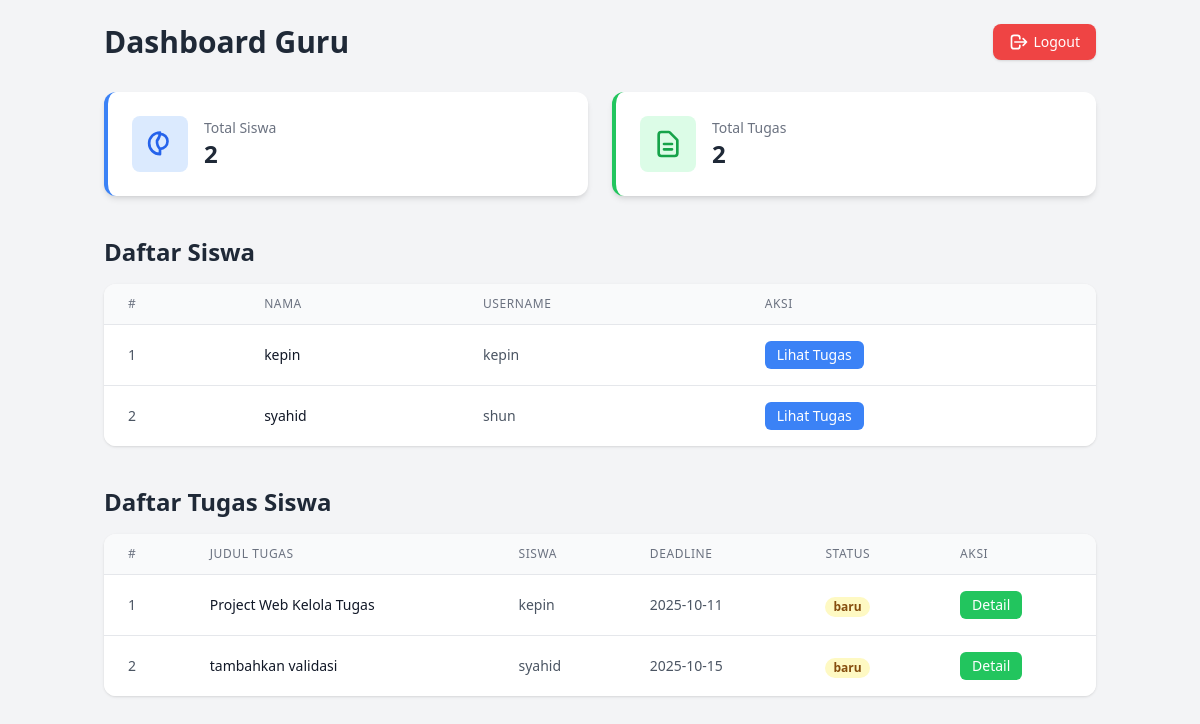
Screenshot of /routes/web.php?route=guru/dashboard (signed in) with the database file from the repository.
### tables this page shows
CREATE TABLE `users` (
  `user_id` int(11) NOT NULL,
  `username` varchar(50) NOT NULL,
  `password` varchar(255) NOT NULL,
  `nama_lengkap` varchar(100) NOT NULL,
  `role` enum('siswa','guru','admin') DEFAULT 'siswa',
  `created_at` timestamp NOT NULL DEFAULT current_timestamp()
);

CREATE TABLE `projects` (
  `project_id` int(11) NOT NULL,
  `user_id` int(11) NOT NULL,
  `judul` varchar(255) NOT NULL,
  `deskripsi` text DEFAULT NULL,
  `deadline` date DEFAULT NULL,
  `status` enum('baru','berjalan','selesai') NOT NULL DEFAULT 'baru',
  `tipe_tugas` varchar(50) NOT NULL,
  `created_at` timestamp NOT NULL DEFAULT current_timestamp()
);

### app/Controllers/GuruController.php (called while the page is built, shortened)
<?php
class GuruController {
    private $pdo;
    public function __construct($pdo) {
        $this->pdo = $pdo;
    }
    public function dashboard() {
        $users = $this->getAllSiswa();
        $projects = $this->getAllTugasSiswa();
        include __DIR__ . '/../../resources/views/guru/dashboard_guru.php';
    }
    public function getAllSiswa() {
        $stmt = $this->pdo->prepare("
            SELECT user_id AS id, nama_lengkap, username
            FROM users
            WHERE role = 'siswa'
            ORDER BY nama_lengkap ASC
        ");
        $stmt->execute();
        return $stmt->fetchAll(PDO::FETCH_ASSOC);
    }
    public function getAllTugasSiswa() {
        $stmt = $this->pdo->prepare("
            SELECT p.project_id AS id, p.judul, p.deadline, u.nama_lengkap AS nama_siswa, p.status, p.created_at
            FROM projects p
            JOIN users u ON p.user_id = u.user_id
            ORDER BY p.deadline ASC
        ");
        $stmt->execute();
        return $stmt->fetchAll(PDO::FETCH_ASSOC);
    }
}

### resources/views/guru/dashboard_guru.php (the view, shortened to what this page needs)
<?php
$users = $users ?? [];
$projects = $projects ?? [];
$totalSiswa = count($users);
$totalTugas = count($projects);
?>
<!DOCTYPE html>
<html lang="id">
<head>
    <script src="https://cdn.tailwindcss.com"></script>
</head>
<body class="bg-gray-100 min-h-screen">
<div class="container mx-auto px-4 py-6">
    <div class="flex justify-between items-center mb-8">
        <h1 class="text-3xl font-bold text-gray-800">Dashboard Guru</h1>
        <button onclick="openModal()"
                class="flex items-center px-4 py-2 bg-red-500 text-white text-sm font-medium rounded-lg hover:bg-red-600 transition shadow">
            <svg xmlns="http://www.w3.org/2000/svg" class="h-5 w-5 mr-1" fill="none" viewBox="0 0 24 24" stroke="currentColor">
                <path stroke-linecap="round" stroke-linejoin="round" stroke-width="2" d="M17 16l4-4m0 0l-4-4m4 4H7m6 4v1a3 3 0 01-3 3H6a3 3 0 01-3-3V7a3 3 0 013-3h4a3 3 0 013 3v1" />
            </svg>
            Logout
        </button>
    </div>
    <div class="grid grid-cols-1 md:grid-cols-2 gap-6 mb-10">
        <div class="bg-white rounded-xl shadow-md p-6 flex items-center space-x-4 border-l-4 border-blue-500">
            <div class="bg-blue-100 p-3 rounded-lg">
                <svg xmlns="http://www.w3.org/2000/svg" class="h-8 w-8 text-blue-600" fill="none" viewBox="0 0 24 24" stroke="currentColor">
                    <path stroke-linecap="round" stroke-linejoin="round" stroke-width="2" d="M12 4.354a4 4 0 110 11.292M12 19.646a8 8 0 110-16.292c0 2.368-.84 4.548-2.236 6.186a8.01 8.01 0 002.236 6.186z" />
                </svg>
            </div>
            <div>
                <p class="text-gray-500 text-sm">Total Siswa</p>
                <p class="text-2xl font-bold text-gray-800"><?= $totalSiswa ?></p>
            </div>
        </div>
        <div class="bg-white rounded-xl shadow-md p-6 flex items-center space-x-4 border-l-4 border-green-500">
            <div class="bg-green-100 p-3 rounded-lg">
            </div>
            <div>
                <p class="text-gray-500 text-sm">Total Tugas</p>
                <p class="text-2xl font-bold text-gray-800"><?= $totalTugas ?></p>
            </div>
        </div>
    </div>
    <div class="mb-10">
        <h2 class="text-2xl font-semibold text-gray-800 mb-4">Daftar Siswa</h2>
        <div class="bg-white rounded-xl shadow overflow-hidden">
            <?php if (!empty($users)): ?>
                <table class="min-w-full divide-y divide-gray-200">
                    <thead class="bg-gray-50">
                        <tr>
                            <th class="px-6 py-3 text-left text-xs font-medium text-gray-500 uppercase tracking-wider">#</th>
                            <th class="px-6 py-3 text-left text-xs font-medium text-gray-500 uppercase tracking-wider">Nama</th>
                            <th class="px-6 py-3 text-left text-xs font-medium text-gray-500 uppercase tracking-wider">Username</th>
                            <th class="px-6 py-3 text-left text-xs font-medium text-gray-500 uppercase tracking-wider">Aksi</th>
                        </tr>
                    </thead>
                    <tbody class="bg-white divide-y divide-gray-200">
                        <?php foreach ($users as $index => $user): ?>
                            <tr class="hover:bg-gray-50 transition">
                                <td class="px-6 py-4 whitespace-nowrap text-sm text-gray-600"><?= $index + 1 ?></td>
                                <td class="px-6 py-4 whitespace-nowrap text-sm font-medium text-gray-900"><?= htmlspecialchars($user['nama_lengkap']) ?></td>
                                <td class="px-6 py-4 whitespace-nowrap text-sm text-gray-600"><?= htmlspecialchars($user['username']) ?></td>
                                <td class="px-6 py-4 whitespace-nowrap">
                                    <a href="?route=guru/tugas/list&user_id=<?= $user['id'] ?>"
                                       class="inline-flex items-center px-3 py-1 bg-blue-500 text-white text-sm rounded-md hover:bg-blue-600 transition">
                                        Lihat Tugas
                                    </a>
                                </td>
                            </tr>
                        <?php endforeach; ?>
                    </tbody>
                </table>
            <?php else: ?>
                <div class="px-6 py-8 text-center text-gray-500">Belum ada siswa terdaftar.</div>
            <?php endif; ?>
        </div>
    </div>
    <div class="mb-10">
        <h2 class="text-2xl font-semibold text-gray-800 mb-4">Daftar Tugas Siswa</h2>
        <div class="bg-white rounded-xl shadow overflow-hidden">
            <?php if (!empty($projects)): ?>
                <table class="min-w-full divide-y divide-gray-200">
                    <thead class="bg-gray-50">
                        <tr>
                            <th class="px-6 py-3 text-left text-xs font-medium text-gray-500 uppercase tracking-wider">#</th>
                            <th class="px-6 py-3 text-left text-xs font-medium text-gray-500 uppercase tracking-wider">Judul Tugas</th>
                            <th class="px-6 py-3 text-left text-xs font-medium text-gray-500 uppercase tracking-wider">Siswa</th>
                            <th class="px-6 py-3 text-left text-xs font-medium text-gray-500 uppercase tracking-wider">Deadline</th>
                            <th class="px-6 py-3 text-left text-xs font-medium text-gray-500 uppercase tracking-wider">Status</th>
                            <th class="px-6 py-3 text-left text-xs font-medium text-gray-500 uppercase tracking-wider">Aksi</th>
                        </tr>
                    </thead>
                    <tbody class="bg-white divide-y divide-gray-200">
                        <?php foreach ($projects as $index => $proj): ?>
                            <tr class="hover:bg-gray-50 transition">
                                <td class="px-6 py-4 whitespace-nowrap text-sm text-gray-600"><?= $index + 1 ?></td>
                                <td class="px-6 py-4 whitespace-nowrap text-sm font-medium text-gray-900"><?= htmlspecialchars($proj['judul']) ?></td>
                                <td class="px-6 py-4 whitespace-nowrap text-sm text-gray-600"><?= htmlspecialchars($proj['nama_siswa']) ?></td>
                                <td class="px-6 py-4 whitespace-nowrap text-sm text-gray-600"><?= htmlspecialchars($proj['deadline']) ?></td>
                                <td class="px-6 py-4 whitespace-nowrap">
                                    <span class="px-2 inline-flex text-xs leading-5 font-semibold rounded-full
                                        <?= $proj['status'] === 'Selesai' ? 'bg-green-100 text-green-800' : 'bg-yellow-100 text-yellow-800' ?>">
                                        <?= htmlspecialchars($proj['status'] ?? 'Belum selesai') ?>
                                    </span>
                                </td>
                                <td class="px-6 py-4 whitespace-nowrap">
                                    <a href="?route=guru/tugas/detail&user_id=<?= $proj['user_id'] ?>&project_id=<?= $proj['id'] ?>"
                                       class="inline-flex items-center px-3 py-1 bg-green-500 text-white text-sm rounded-md hover:bg-green-600 transition">
                                        Detail
                                    </a>
                                </td>
                            </tr>
                        <?php endforeach; ?>
                    </tbody>
                </table>
            <?php else: ?>
                <div class="px-6 py-8 text-center text-gray-500">Belum ada tugas yang dikumpulkan.</div>
            <?php endif; ?>
        </div>
    </div>
</div>
</body>
</html>

### routes/web.php (shortened to what this page needs)
<?php
require_once __DIR__ . '/../includes/db_config.php';
require_once __DIR__ . '/../app/Controllers/GuruController.php';
function safeGetRoute(): string {
    $r = filter_input(INPUT_GET, 'route', FILTER_SANITIZE_STRING);
    return $r ?: 'home';
}
function normalizeRoute(string $route): string {
    $r = trim($route);
    return $r;
}
$guruController  = new GuruController($pdo);
$route = normalizeRoute(safeGetRoute());
switch ($route) {
    case 'guru/dashboard':
        $guruController->dashboard();
        break;
}

### rows the page displays
users: nama_lengkap "kepin", username "kepin"
users: nama_lengkap "syahid", username "shun"
projects: judul "Project Web Kelola Tugas", user.nama_lengkap "kepin", deadline "2025-10-11", status "baru"
projects: judul "tambahkan validasi", user.nama_lengkap "syahid", deadline "2025-10-15", status "baru"

### other values shown
$totalSiswa "2"
$totalTugas "2"
